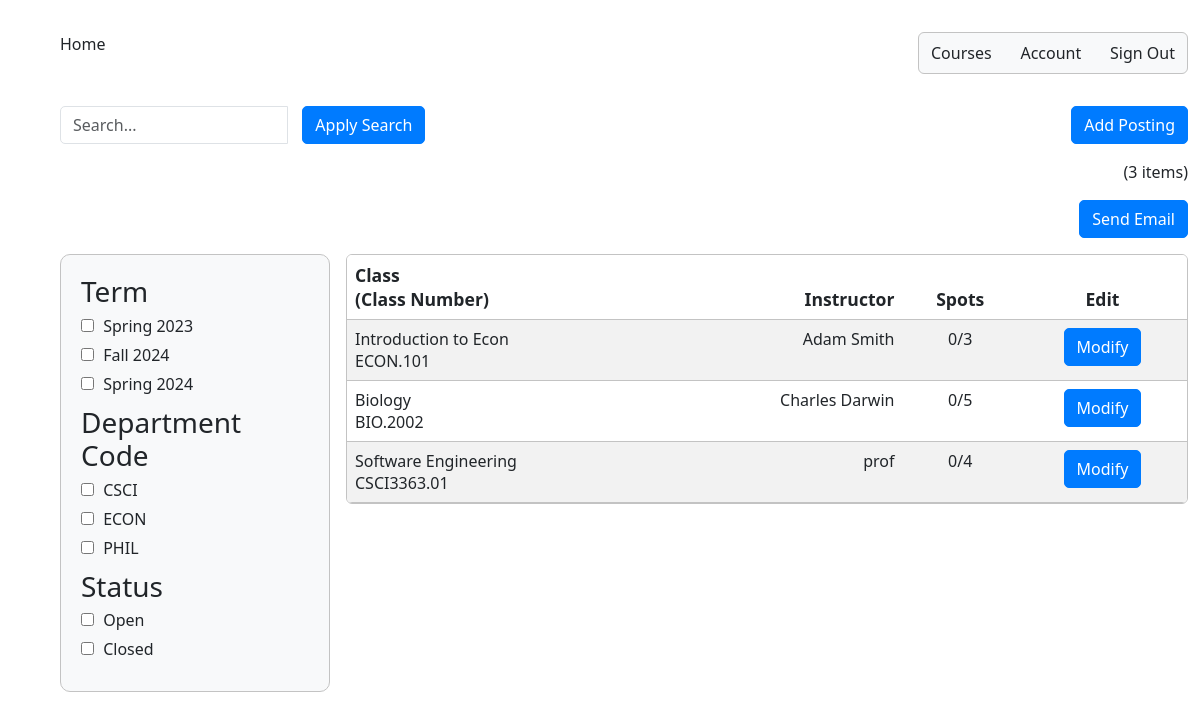
/admin_summary/, run on an earlier commit of the app's database.
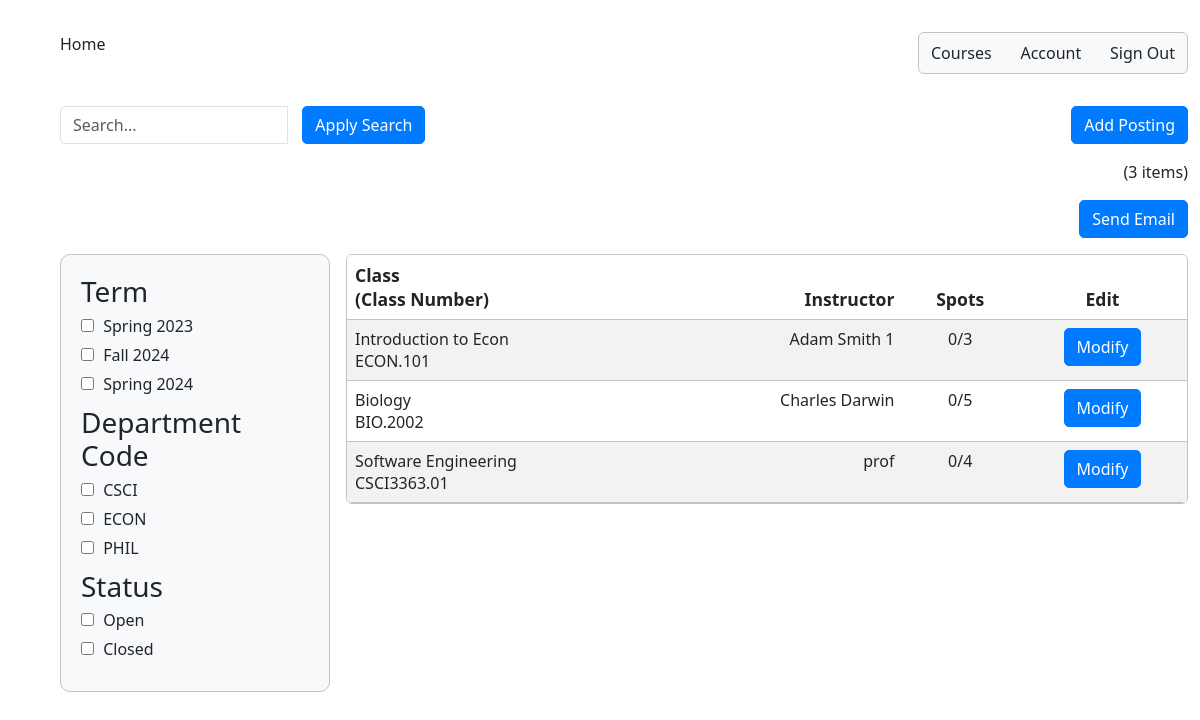
And on a later commit of the database.
### InstructorAddCourse/models.py (models this page shows)
class InstructorAddCourse(models.Model):
	course_name = models.CharField(max_length=255)
	course_number = models.CharField(max_length=255)
	course_instructor = models.CharField(max_length=255)
	description = models.CharField(max_length=800)
	total_time_commitment = models.DecimalField(max_digits=2, decimal_places=0, validators=[MinValueValidator(0)], default=0)
	has_discussion = models.CharField(choices=[('yes', 'Yes'),('no', 'No')], max_length=50, default='')
	num_ta_needed = models.DecimalField(max_digits=2, decimal_places=0, validators=[MinValueValidator(0)], default=0)
	curr_num_ta = models.IntegerField(default=0)
	graded_meeting = models.CharField(choices=[('yes', 'Yes'),('no', 'No')], max_length=50, default='')
	office_hours = models.DecimalField(max_digits=2, decimal_places=0, validators=[MinValueValidator(0)], default=0)
	other_info = models.CharField(max_length=800, default=None)
	term = models.CharField(default=get_default_term(), max_length=100)

### adminSummary/views.py (the view)
# urls.py: path('admin_summary/', admin_summary_view),
def admin_summary_view(response):
    search_query = response.GET.get('q', '')
    term_filter = response.GET.get('term', '')
    status_filter = response.GET.get('status', '')
    dept_filter = response.GET.get('dept-code', '')
    course_objects = InstructorAddCourse.objects.all()
    applied_filters = []
    if search_query:
        course_objects = course_objects.filter(
            course_name__icontains=search_query)
        applied_filters.append(('q', search_query))
    if term_filter:
        if term_filter in term_keys:
            course_objects = [course for course in course_objects if get_term(
                course) == term_filter]
            applied_filters.append(('term', term_filter))
    if dept_filter:
        if dept_filter in dept_keys:
            course_objects = [course for course in course_objects if get_dept(
                course) == dept_filter]
            applied_filters.append(('dept-code', dept_filter))
    if status_filter:
        if status_filter in status_keys:
            course_objects = [course for course in course_objects if get_status(
                course) == status_filter]
            applied_filters.append(('status', status_filter))
    else:
        applied_filters = [f for f in applied_filters if f[0] != 'status']
    course_count = len(course_objects)
    context = {'course_objects': course_objects,
               'course_count': course_count, 'applied_filters': applied_filters}
    return render(response, "adminSummary.html", context)

### templates/adminSummary.html (shortened to what this page needs)
{% extends 'appbase.html' %} {% block content %} {% load static %} {% load static admin_templatetags %}
<!DOCTYPE html>
<html>
  <head>
    <link rel="stylesheet" href="{% static 'adminSummary.css' %}" />
  </head>
  <body>
    <div class="container-fluid">
      <form method="get">
      <div class="row">
        <div class="col-md-4">
            <div class="input-group">
              <input
                type="text"
                class="form-control"
                id="search"
                name="q"
                placeholder="Search..."
              />
              <div class="input-group-btn input-space">
                <button type="submit" class="btn btn-primary">
                  Apply Search
                </button>
              </div>
            </div>
        </div>
        <div class="col-md-4">
        </div>
        <div class="col-md-4">
          <div class="text-end">
            <a href="{% url 'add_course' %}" id="add-posting-btn" class="btn btn-primary">
              Add Posting
            </a>
          </div>
        </div>
      </div>
      <div class="row" id="item-row">
        <div class="col-sm">
          <div class="text-end">({{course_count}} items)</div>
        </div>
      </div>
      <div class="row" id="item-row">
        <div class="col-sm">
          <div class="text-end">
            <a href="{% url 'send_email' %}">
              <button type="button" class="btn btn-primary">Send Email</button>
            </a>
          </div>
        </div>
      </div>
      <div class="row">
        <div class="col-sm-3">
          <div class="filter-box">
            <div class="filter-group">
              <h3>Term</h3>
              <label
                ><input type="checkbox" name="term" value="Spring 2023" /> Spring
                2023</label
              >
              <label
                ><input type="checkbox" name="term" value="Fall 2024" /> Fall
                2024</label
              >
              <label
                ><input type="checkbox" name="term" value="Spring 2024" />
                Spring 2024</label
              >
            </div>
            <div class="filter-group">
              <h3>Department Code</h3>
              <label
                ><input type="checkbox" name="dept-code" value="CSCI" /> CSCI</label
              >
              <label
                ><input type="checkbox" name="dept-code" value="ECON" /> ECON</label
              >
              <label
                ><input type="checkbox" name="color" value="green" />
                PHIL</label
              >
            </div>
            <div class="filter-group">
              <h3>Status</h3>
              <label>
                <input type="checkbox" name="status" value="Open"/> Open
            </label>
            <label>
                <input type="checkbox" name="status" value="Closed"/> Closed
            </label>
            </div>
          </div>
        </div>
        <div class="col-sm-9">
          <table class="table table-striped table-hover rounded overflow-hidden">
            <thead>
              <tr>
                <th>Class<br />(Class Number)</th>
                <th class="text-end">Instructor</th>
                <th class="text-center">Spots</th>
                <th class="text-center">Edit</th>
              </tr>
            </thead>
            <tbody id="table-body">
              {% for course in course_objects %}
              <tr>
                <td>{{ course.course_name }}<br />{{ course.course_number}}</td>
                <td class="text-end">{{ course.course_instructor }}</td>
                <td class="text-center">
                  {{course.curr_num_ta}}/{{ course.num_ta_needed }}
                </td>
                <td class="text-center">
                  <a href="{% url 'edit_course' course.id %}" class="btn btn-primary">Modify</a>
                </td>
              </tr>
              {% endfor %}
            </tbody>
          </table>
        </div>
      </div>
    </form>
    </div>
  </body>
</html>
{% endblock %}

What changed in the data, as far as the page shows it:
changed InstructorAddCourse "Introduction to Econ": course_instructor "Adam Smith" → "Adam Smith 1"
